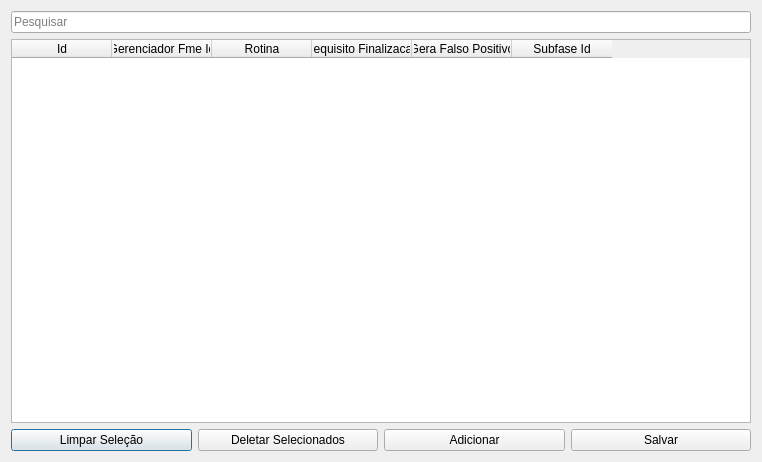
<?xml version="1.0" encoding="UTF-8"?>
<ui version="4.0">
 <class>Dialog</class>
 <widget class="QDialog" name="Dialog">
  <property name="geometry">
   <rect>
    <x>0</x>
    <y>0</y>
    <width>762</width>
    <height>462</height>
   </rect>
  </property>
  <property name="windowTitle">
   <string>Perfis FME</string>
  </property>
  <layout class="QGridLayout" name="gridLayout">
   <item row="1" column="0">
    <widget class="QTableWidget" name="tableWidget">
     <column>
      <property name="text">
       <string>Id</string>
      </property>
     </column>
     <column>
      <property name="text">
       <string>Gerenciador Fme Id</string>
      </property>
     </column>
     <column>
      <property name="text">
       <string>Rotina</string>
      </property>
     </column>
     <column>
      <property name="text">
       <string>Requisito Finalizacao</string>
      </property>
     </column>
     <column>
      <property name="text">
       <string>Gera Falso Positivo</string>
      </property>
     </column>
     <column>
      <property name="text">
       <string>Subfase Id</string>
      </property>
     </column>
    </widget>
   </item>
   <item row="2" column="0">
    <layout class="QHBoxLayout" name="horizontalLayout">
     <item>
      <widget class="QPushButton" name="clearSelectionBtn">
       <property name="text">
        <string>Limpar Seleção</string>
       </property>
      </widget>
     </item>
     <item>
      <widget class="QPushButton" name="delBtn">
       <property name="text">
        <string>Deletar Selecionados</string>
       </property>
      </widget>
     </item>
     <item>
      <widget class="QPushButton" name="addFormBtn">
       <property name="text">
        <string>Adicionar</string>
       </property>
      </widget>
     </item>
     <item>
      <widget class="QPushButton" name="saveBtn">
       <property name="text">
        <string>Salvar</string>
       </property>
      </widget>
     </item>
    </layout>
   </item>
   <item row="0" column="0">
    <widget class="QLineEdit" name="searchLe">
     <property name="placeholderText">
      <string>Pesquisar</string>
     </property>
    </widget>
   </item>
  </layout>
 </widget>
 <resources/>
 <connections/>
</ui>
